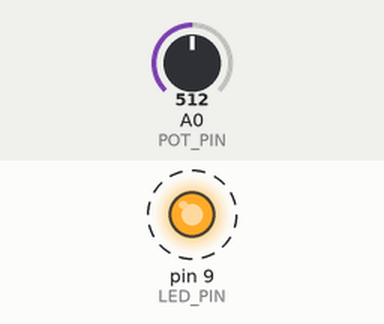
Bench run of a sketch on a simulated Arduino Uno, built with avr-gcc and run on an emulated ATmega328P. Parts: output pins drawn as LEDs (lit = HIGH). Dashed ring = blinking. Inputs (shaded band) come from the test bench; at power-on: A0 (POT_PIN) = 512. What the sketch prints to the serial monitor is not drawn.

Above: at 0.12 s.
Timing chart, 0 to 3.0 s (numbered marks = the images above):
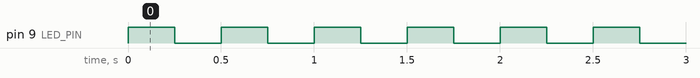

The sketch:

04b-check-circuit.ino
```cpp
const int LED_PIN = 9;
const int POT_PIN = A0;

void setup() {
  pinMode(LED_PIN, OUTPUT);
  Serial.begin(9600);
}

void loop() {
  digitalWrite(LED_PIN, HIGH);
  Serial.println(analogRead(POT_PIN));
  delay(250);
  digitalWrite(LED_PIN, LOW);
  delay(250);
}
```

Measured:
- by itself, pin 9 (LED_PIN): alternates HIGH for 0.25 s and LOW for 0.25 s
